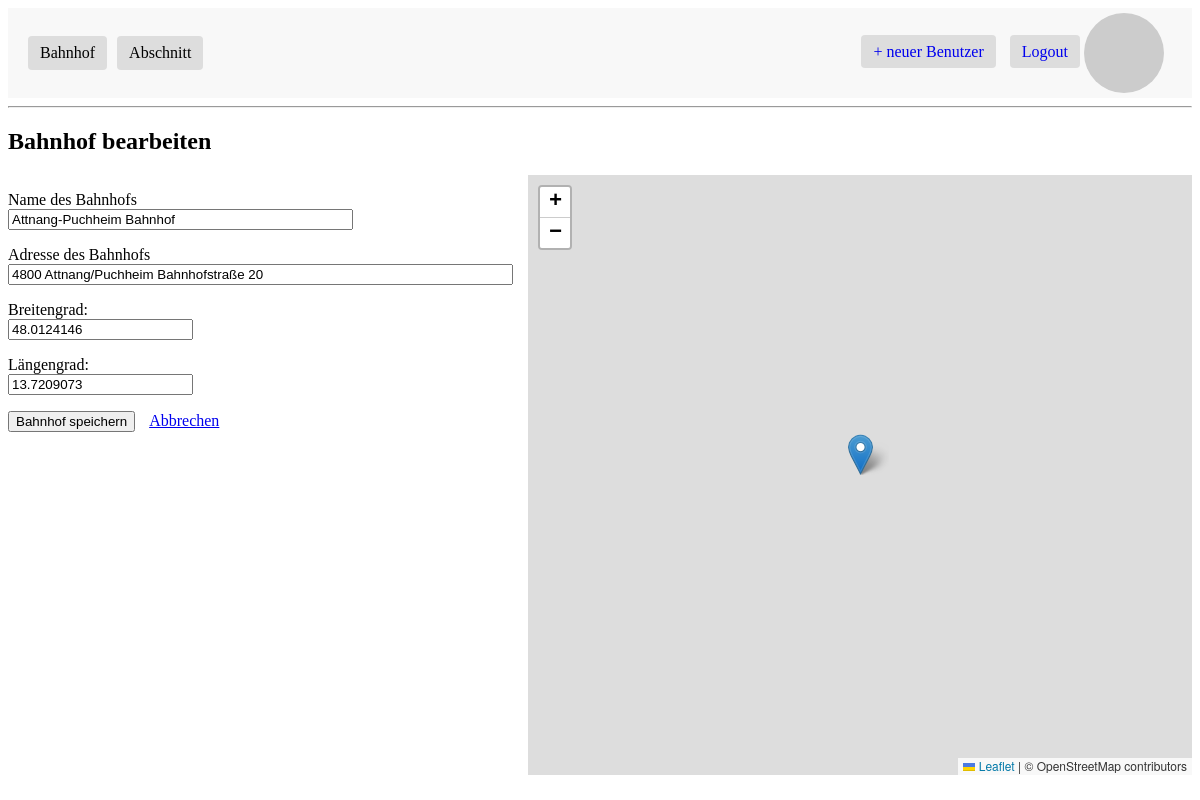
The app's page /bahnhof/edit/3 (signed in) with its own data.
### app/models.py (models this page shows, shortened)
class Bahnhof (db.Model):
    __tablename__ = 'bahnhof'
    bahnhofId: so.Mapped[int] = so.mapped_column(primary_key=True)
    name: so.Mapped[str] = so.mapped_column(sa.String(64), index=True,
                                                unique=True)
    adresse: so.Mapped[str] = so.mapped_column(sa.String(120), index=True,
                                             unique=True)
    latitude: so.Mapped[float] = so.mapped_column(sa.Float, nullable=True)
    longitude: so.Mapped[float] = so.mapped_column(sa.Float, nullable=True)
    start_abschnitte: so.Mapped[list['Abschnitt']] = so.relationship(
            "Abschnitt",
            back_populates="startBahnhof",
            primaryjoin="Bahnhof.bahnhofId == Abschnitt.startBahnhofId"
    )
    end_abschnitte: so.Mapped[list['Abschnitt']] = so.relationship(
            "Abschnitt",
            back_populates="endBahnhof",
            primaryjoin="Bahnhof.bahnhofId == Abschnitt.endBahnhofId"
    )

### app/routes.py (the view, shortened to what this page needs)
@app.route("/bahnhof/edit/<int:bahnhof_id>", methods=["GET", "POST"])
@login_required
def edit_bahnhof(bahnhof_id):
    bahnhof = db.session.get(Bahnhof, bahnhof_id)
    if not bahnhof:
        flash("Bahnhof nicht gefunden.", "error")
        return redirect(url_for("bahnhof"))
    form = BahnhofForm(
        obj=bahnhof,
        original_name=bahnhof.name,
        original_adresse=bahnhof.adresse
    )
    return render_template("bahnhof_edit.html", form=form, bahnhof=bahnhof)

### app/forms.py (shortened to what this page needs)
class BahnhofForm(FlaskForm):
    name = StringField('Name des Bahnhofs', validators=[DataRequired()])
    adresse = StringField('Adresse des Bahnhofs', validators=[DataRequired()])
    submit = SubmitField('Bahnhof speichern')
    def __init__(self, original_name=None, original_adresse=None, *args, **kwargs):
        super().__init__(*args, **kwargs)
        self.original_name = original_name
        self.original_adresse = original_adresse

### app/models.py (called while the page is built)
@login.user_loader
def load_user(id):
    return db.session.get(User, int(id))

    def avatar(self, size):
        digest = md5(self.email.lower().encode('utf-8')).hexdigest()
        return f'https://www.gravatar.com/avatar/{digest}?d=identicon&s={size}'

### app/templates/bahnhof_edit.html (shortened to what this page needs)
{% extends "base.html" %}
{% block content %}
<h2>Bahnhof bearbeiten</h2>
<div style="display: flex; gap: 20px;">
    <div style="flex: 1; max-width: 500px;">
        <form method="POST">
            <p>
                {{ form.name.label }}<br>
                {{ form.name(size=40) }}
            </p>
            <p>
                {{ form.adresse.label }}<br>
                {{ form.adresse(id="adresse", size=60) }}
            </p>
            <p>
                <label for="latitude">Breitengrad:</label><br>
                <input type="text" id="latitude" name="latitude" value="{{ bahnhof.latitude }}" readonly>
            </p>
            <p>
                <label for="longitude">Längengrad:</label><br>
                <input type="text" id="longitude" name="longitude" value="{{ bahnhof.longitude }}" readonly>
            </p>
            <p>{{ form.submit(class="btn btn-primary") }}
            <a href="{{ url_for('bahnhof') }}" class="btn btn-secondary" style="margin-left: 10px;">Abbrechen</a>
            </p>
        </form>
    </div>
    <div style="flex: 1; min-width: 400px; height: 75vh;">
        <div id="map" style="width:100%; height:100%;"></div>
    </div>
</div>
<link rel="stylesheet" href="https://unpkg.com/leaflet/dist/leaflet.css" />
{% endblock %}

### records on screen
Bahnhof: name "Attnang-Puchheim Bahnhof", adresse "4800 Attnang/Puchheim Bahnhofstraße 20", latitude "48.0124146", longitude "13.7209073"
